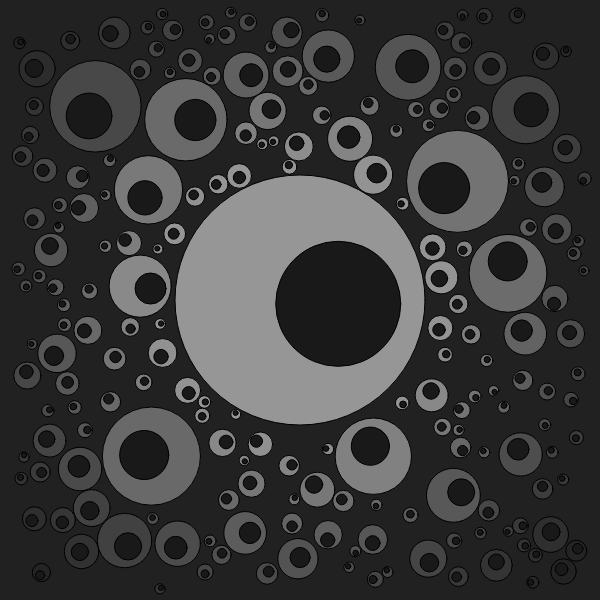
Frame 1 (no input)
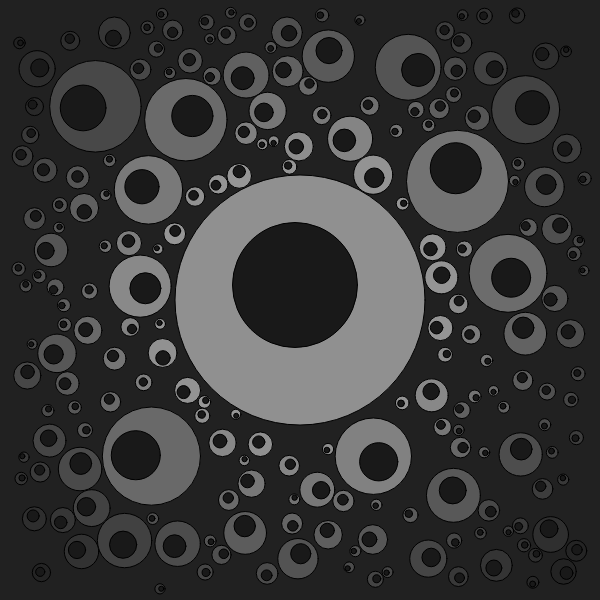
Frame 60 (no input)
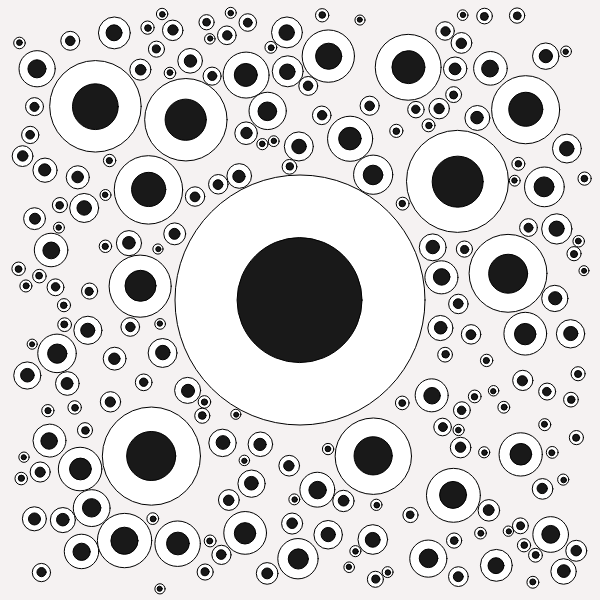
Frame 120 (the mouse pressed at the canvas centre since frame 60)

The p5.js sketch that drew these frames (run headless with seeded random() and noise() and a simulated clock; from frame 60 on, the mouse is pressed at the canvas centre):

// p5.js sketch
// ── sketch.js
let eyeCenters = [];
let eyeBlink = [];
let lightsOn = false;
let bgcolor = 33;


function setup() {
  createCanvas(600, 600);
  let numCircles = 10000; // Number of circles you want to pack
  let maxRadius = 250; // Maximum radius of the circles
  let minDistance = maxRadius * .5; // Minimum distance between circle centers
  let maxTries = 500;
  let curTries = 0;
  eyeCenters.push({ x: width / 2, y: height / 2, radius: maxRadius });

  while (eyeCenters.length < numCircles && curTries <= maxTries) {
    let radius = random(10, maxRadius); // Random radius for each circle
    let x = random(radius, width - radius);
    let y = random(radius, height - radius);
    let valid = true;

    // Check if the newly generated circle center is too close to existing centers
    for (let center of eyeCenters) {
      let d = dist(x, y, center.x, center.y);
      if (d < (center.radius + radius) / 2) { // Adjust minDistance considering radius
        valid = false;
        curTries++;
        break;
      }
    }

    // If the center is valid, push it to the eyeCenters array
    if (valid) {
      curTries = 0;
      eyeCenters.push({ x: x, y: y, radius: radius });
      eyeBlink.push(0);
    }
  }
}

function draw() {
  background(bgcolor);

  for (let i = 0; i < eyeCenters.length; i++) {
    
    let center = eyeCenters[i];
    let radius = center.radius;
    let dist_ = (1 - dist(center.x, center.y, width / 2, height / 2) / width);
    
    factor = lightsOn ? 0.01 : 0.001;
    nX = noise(frameCount * 0.0075, i, factor * frameCount) * 2 - 1;
    nY = noise(frameCount * 0.0075, i + 10000, factor * frameCount) * 2 - 1;
    nMag = noise(frameCount * 0.0125, i + 20000);

    col = 255 * dist_ * dist_;
    col = (min(col, 150));
    if (lightsOn) {
      col = 255;
    }
    fill(col)
    
    
    if ((random() < 0.001 || eyeBlink[i] > 0) && !lightsOn) {
      eyeBlink[i]++;
      
      if (eyeBlink[i] == 25) {
        eyeBlink[i] = 0;
      }
      fill(col - (eyeBlink[i] % 10) * col / 25);
    }
    
    
    
    
    circle(center.x, center.y, radius);

    // Draw the smaller circle (pupil)
    fill(25);
    pupCenter = createVector(center.x, center.y);
    nVec = createVector(nX, nY);
    nVec.setMag(nMag * radius / 4 )
    
    
    if (!lightsOn) {
    
      if (radius < 251) {
      pupCenter.add(nVec);
      }
      
      mVec = createVector(mouseX, mouseY);
      diff = pupCenter.copy().sub(mVec);
    } else {
      //pupCenter.add(createVector(4 * map(noise(pupCenter.x * 0.01, pupCenter.y * 0.01, 1000 + frameCount * 0.01), 0, 1, -1, 1), 4 * map(noise(pupCenter.x * 0.01, pupCenter.y * 0.01, frameCount * 0.01), 0, 1, -1, 1)))
      pupCenter.add(createVector(random(-.45, .45), random(-.45, .45)))
    }
    circle(pupCenter.x, pupCenter.y, radius / 2);
  }

  if (frameCount % 150 == 0) {
    mousePressed()
  }
}

function mousePressed() {
  lightsOn = !lightsOn
  bgcolor = bgcolor == 33? "#F5F2F2" : 33;
  background(33)

}
